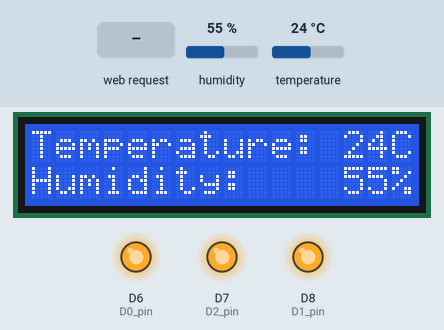
The sketch below on a simulated ESP8266 (NodeMCU). On the bench: 16×2 character LCD, output pins drawn as LEDs (lit = HIGH). Inputs (shaded band) come from the test bench; at power-on: humidity 55 %, temperature 24 °C. WiFi joins after 1.5 s; servers stay silent unless stated; what the sketch prints to the serial monitor is not drawn.

Above: at 2.8 s.
2.9 s: HTTP request GET /socket1On received
At 3.7 s:
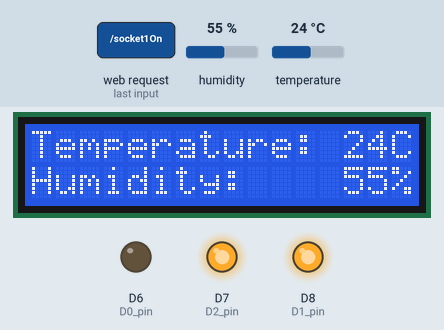
4.4 s: HTTP request GET /socket2On received
At 4.8 s:
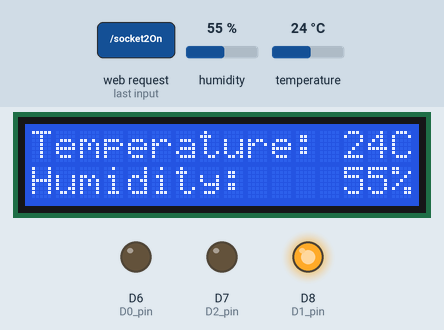
5.9 s: HTTP request GET /socket1Off received
At 7.1 s:
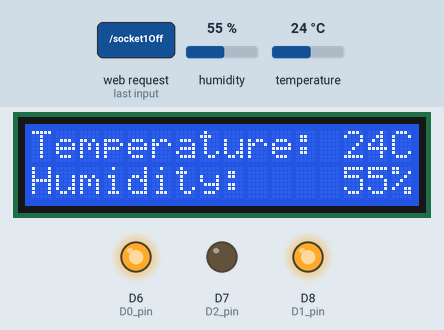
7.4 s: HTTP request GET /socket3On received
At 8.3 s:
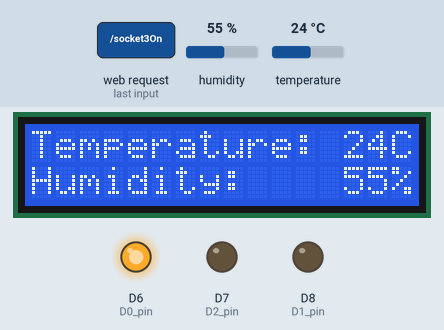
8.9 s: humidity set to 22 %
At 10.6 s:
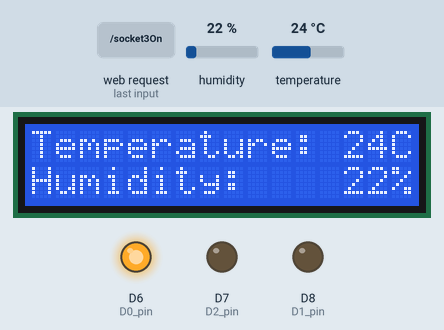
11.2 s: HTTP request GET /socket2Off received
At 12.4 s:
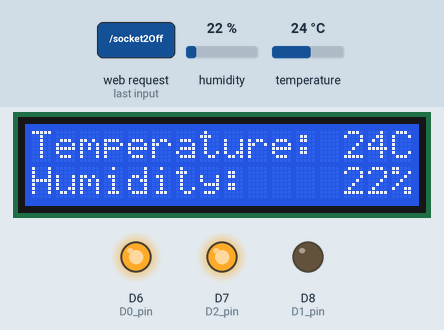
Timing chart, 0 to 13.7 s (numbered marks = the images above; inputs shaded):
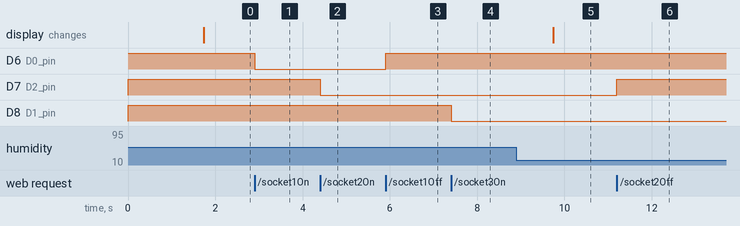

Measured:
- after the input at 2.9 s, D6 (D0_pin): HIGH → LOW at once
- after the input at 4.4 s, D7 (D2_pin): HIGH → LOW at once
- after the input at 5.9 s, D6 (D0_pin): LOW → HIGH at once
- after the input at 7.4 s, D8 (D1_pin): HIGH → LOW at once
- after the input at 8.9 s, the display: changes after 0.84 s (image 5)
- after the input at 11.2 s, D7 (D2_pin): LOW → HIGH at once

The sketch:

WebServerMaterialize.ino
```cpp
#include <ESP8266WiFi.h>
#include <WiFiClient.h>
#include <ESP8266WebServer.h>
#include <ESP8266mDNS.h>
#include <SimpleDHT.h>
#include <LiquidCrystal_I2C.h>
#include <Wire.h>
MDNSResponder mdns;

//LCD
LiquidCrystal_I2C lcd(0x3F,16,2); // Check I2C address of LCD, normally 0x27 or 0x3F
uint8_t heart[8] = {0x0,0xa,0x1f,0x1f,0xe,0x4,0x0};  // example sprite bitmap

// Wi-Fi
const char* ssid = "pdm";
const char* password = "yfilsvyfipf[bcn";

//byte arduino_mac[] = { 0xDE, 0xED, 0xBA, 0xFE, 0xFE, 0xED };
IPAddress ip(192,168,1,80);
IPAddress gateway(192,168,0,1);
IPAddress subnet(255,255,255,0);

ESP8266WebServer server(80);

//LED pins
int D0_pin = D6;
int D2_pin = D7;
int D1_pin = D8;


//Timer vars
  uint32_t ms, ms1 = 0;

//Temperature and humidity vars
byte temperature = 0;
byte humidity = 0;

//Temperature and humidity pin DHT11
int pinDHT11 = D5;

SimpleDHT11 dht11;

int err = SimpleDHTErrSuccess;


void setup(void){
  // preparing GPIOs
  pinMode(D0_pin, OUTPUT);
  digitalWrite(D0_pin, HIGH);
  pinMode(D2_pin, OUTPUT);
  digitalWrite(D2_pin, HIGH);
  pinMode(D1_pin, OUTPUT);
  digitalWrite(D1_pin, HIGH);
  //LCD
  Wire.begin(4,5);
  lcd.begin(4,5);
  lcd.backlight();
  lcd.createChar(1, heart);

  delay(100);
  Serial.begin(115200);
  WiFi.begin(ssid, password);
  WiFi.config(ip, gateway, subnet);
  //WiFi.softAP(ssid, password);
  //WiFi.softAPConfig(ip, gateway, subnet);


  Serial.println("");

  // Wait for connection
  while (WiFi.status() != WL_CONNECTED) {
    delay(500);
   Serial.print(".");
  }
  Serial.println("");
  Serial.print("Connected to ");
  Serial.println(ssid);
  Serial.print("IP address: ");
  Serial.println(WiFi.localIP());

  if (mdns.begin("esp8266", WiFi.localIP())) {
    Serial.println("MDNS responder started");
  }

  //+++++++++++++++++++++++ START  LED-1 ++++++++++++++++++++
  server.on("/", [](){
    server.send(200, "text/html", webPage());
  });
  server.on("/socket1On", [](){
    digitalWrite(D0_pin, LOW);
    server.send(200, "text/html", webPage());
    delay(100);

  });
  server.on("/socket1Off", [](){
    digitalWrite(D0_pin, HIGH);
    server.send(200, "text/html", webPage());
    delay(100);
   //+++++++++++++++++++++++ END  LED-1 ++++++++++++++++++++

   //+++++++++++++++++++++++ START  LED-2  ++++++++++++++++++++
  });
  server.on("/socket2On", [](){
    digitalWrite(D2_pin, LOW);
    server.send(200, "text/html", webPage());
    delay(100);
  });
  server.on("/socket2Off", [](){
    digitalWrite(D2_pin, HIGH);
    server.send(200, "text/html", webPage());
    delay(100);

   // +++++++++++++++++++++++ END  LED-2 ++++++++++++++++++++

   //+++++++++++++++++++++++ START  LED-3  ++++++++++++++++++++
  });
  server.on("/socket3On", [](){
    digitalWrite(D1_pin, LOW);
    server.send(200, "text/html", webPage());
    delay(100);
  });
  server.on("/socket3Off", [](){
    digitalWrite(D1_pin, HIGH);
    server.send(200, "text/html", webPage());
    delay(100);

   // +++++++++++++++++++++++ END  LED-3 ++++++++++++++++++++
  });

  server.begin();
  Serial.println("HTTP server started");
}

void loop(void){
  server.handleClient();
  ms = millis();
  if( ( ms - ms1 ) > 1000 || ms < ms1 ){
      ms1 = ms;
      dht11.read(pinDHT11, &temperature, &humidity, NULL);
      lcd.setCursor(0, 0);
      lcd.print("Temperature: ");
      lcd.print((int)temperature);
      lcd.print("C");
      lcd.setCursor(0, 1);
      lcd.print("Humidity:    ");
      lcd.print((int)humidity);
      lcd.print("%");
   }
   yield();
}

String webPage()
{
  dht11.read(pinDHT11, &temperature, &humidity, NULL);
  String web;
  web+="<head><meta name=\"viewport\" content=\"width=device-width, initial-scale=1\"/>";
  web+="<meta charset=\"utf-8\">";
  web+="<title>ESP 8266</title>";
  web+="<link rel=\"stylesheet\" href=\"https://cdnjs.cloudflare.com/ajax/libs/materialize/1.0.0/css/materialize.min.css\">";
  web+="</head>";

  web+="<body>";
  web+="<div class=\"row\">" ;
  web+=  "<div class=\"col s12\">";
  web+=   " <p  style=\"text-align: center\">----RED LED 1----</p>";
  web+= " </div>";
  web+="</div>";
  web+="<div class=\"row\">";
  web+= " <div class=\"col s6\">";
  web+=  "  <a class=\"waves-effect waves-light btn\">button</a>";
   web+= "</div>";
   web+= "<div class=\"col s6\">";
   web+=  " <a class=\"waves-effect waves-light btn\">button</a>";
  web+= " </div>";
  web+="</div>";
  web+="<body>";

  return(web);
}
```
